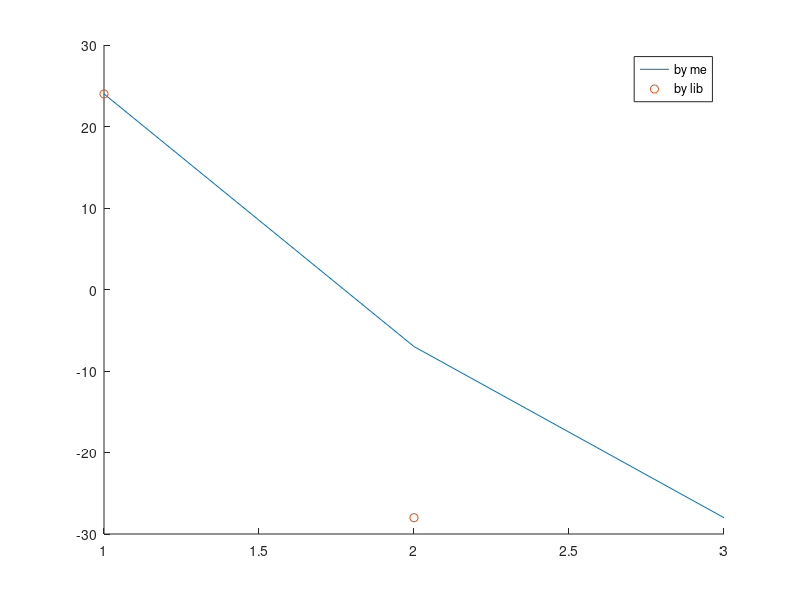

Write MATLAB code to recreate this figure.
function [ data ] = ConvDataOptimized( signal, pulse, range)
% 2015/12/03: It is just a demo/test for JNI optimized convlution for
%           : getting data -> only the signal in range is conved
    
    if ~exist('signal', 'var'),
        %signal = [1;2;3;4;5;6;7;8;9;10];
        %signal = [signal, signal(end:-1:1)];
        %signal = round((rand(10,1)-0.5)*10);
        
        %pulse = [2;1];
        %pulse = round((rand(5,1)-0.5)*10);
        %range = [10:50];
        
        signal = [2,-1,-4,-4,3,2,-5,1,2,-4]';
        pulse = [-1,0,2,-4,6]';
        range = [3,5];
        
    end
    
    % *** just for debug ***
    DEBUG_SHOW = 1;
    % *** just for debug ***
    
    pulse = pulse(:); % make it to colume based
    
    
    [SAMPLE_CNT, REPEAT_CNT, CH_CNT] = size(signal);
    PULSE_LEN = length(pulse);
    RANGE_LEN = length(range);
    RANGE_OFFSET = round((PULSE_LEN-1)/2);
    
    if DEBUG_SHOW == 1,
        conByLib = convn(signal, pulse(end:-1:1), 'same');
    end
    
    data = zeros(REPEAT_CNT, CH_CNT);
    for chIdx = 1:CH_CNT, 
        for repeatIdx = 1:REPEAT_CNT,
            conByMe = zeros(RANGE_LEN, 1);
            conIdx = 1;
            for xStart = range(1)-RANGE_OFFSET:range(end)-RANGE_OFFSET,
                xEnd = min(SAMPLE_CNT, xStart+PULSE_LEN-1);
                signalNow = signal(xStart:xEnd, repeatIdx, chIdx);
                pulseNow = pulse(1:length(signalNow));
                
                conByMe(conIdx) = sum(signalNow(:).*pulseNow(:));
                conIdx = conIdx + 1;
            end
            
            if DEBUG_SHOW,         
                figure; hold on;
                plot(conByMe); 
                plot(conByLib(range, repeatIdx),'o'); 
                legend('by me', 'by lib');
            end
            
            data(repeatIdx, chIdx) = sum(abs(conByMe));
        end
    end

end

